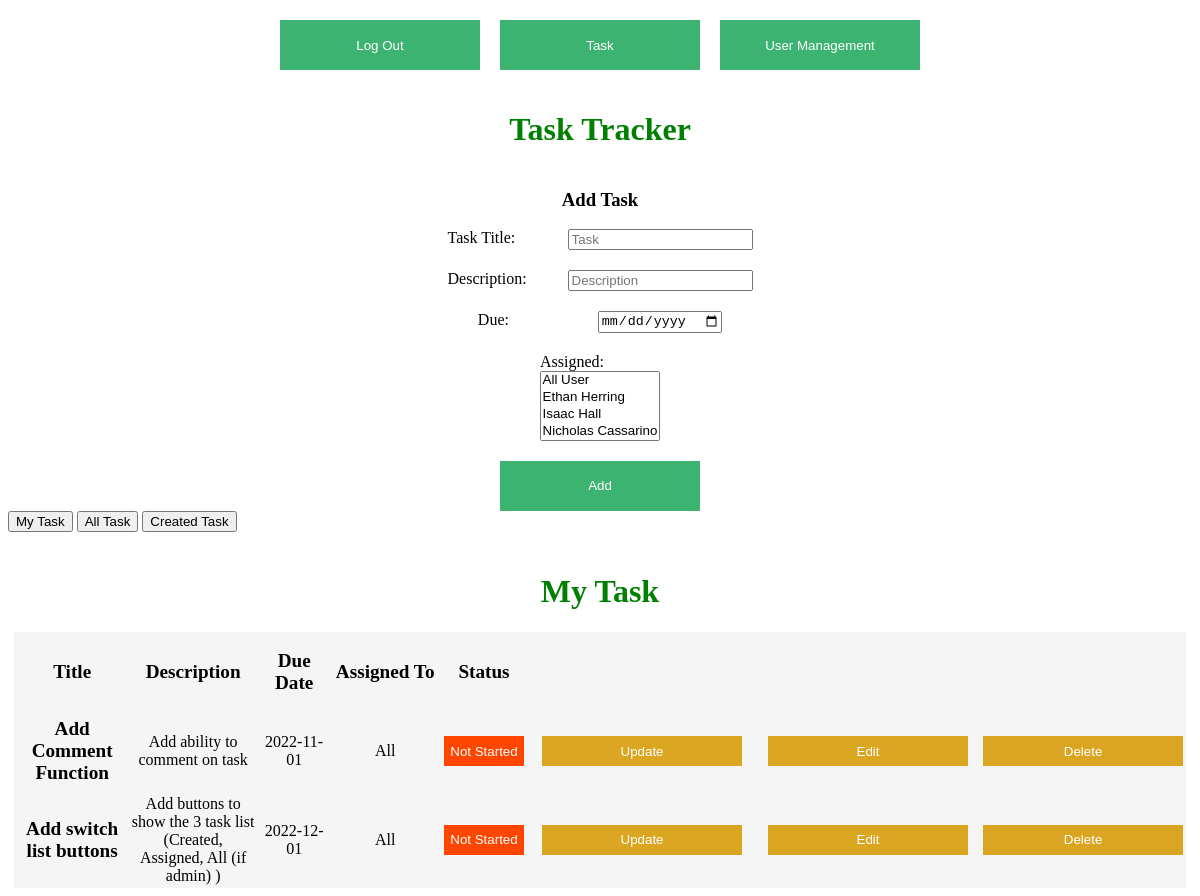
The page /task (signed in) on the database as committed earlier.
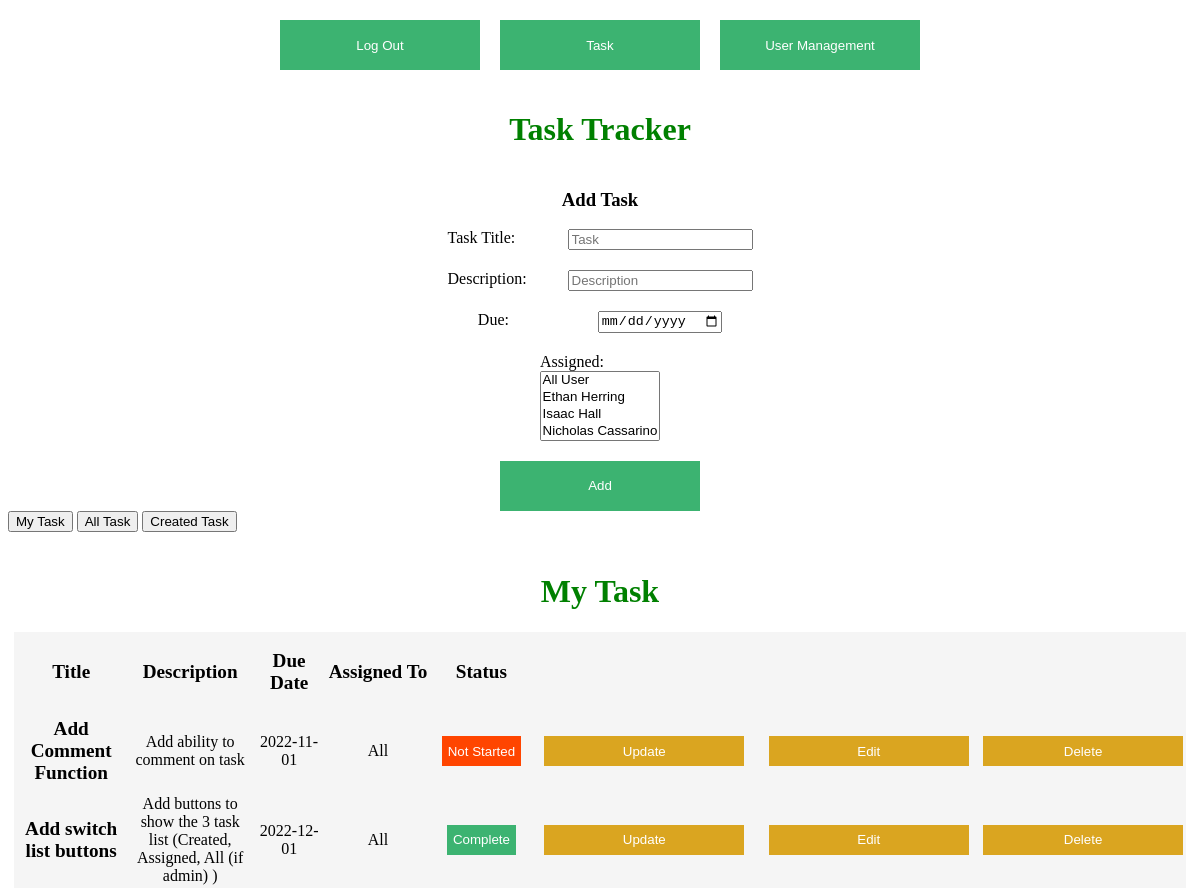
The same page on the database as committed later.
### app.py (models this page shows)
class Todo(db.Model):
    id = db.Column(db.Integer, primary_key=True)
    title = db.Column(db.String(100))
    description = db.Column(db.String(4150))
    assigned = db.Column(db.String(100))
    due = db.Column(db.Date)
    complete = db.Column(db.Integer)
    createdBy = db.Column(db.Integer)

### app.py (the view)
@app.route('/task')
def task():
    global user
    if user == User:
        return render_template('login.html', message="Please Log In To access this page")
    todo_list = Todo.query.all()
    user_list = User.query.all()
    return render_template('task.html', todo_list=todo_list, user_list=user_list, user=user)

### templates/task.html (shortened to what this page needs)
<!DOCTYPE html>
<html lang="en">
<head>
    <link rel="stylesheet" href="./static/main.css">
</head>
<body>
<div class="top-contain">
    <a href="/logout">
        <button class="top-bar">Log Out</button>
    </a>
    <a href="/task">
        <button class="top-bar">Task</button>
    </a>
    {% if user.access==1 %}
        <a href="/ViewUsers">
            <button class="top-bar">User Management</button>
        </a>{% endif %}
</div>
<div class="h">
    <h1>Task Tracker</h1>
</div>
<form action="/add" method="post">
    <div class="register-container">
        <h3>Add Task</h3>
        <div class="form-item">
            <label>Task Title:</label>
            <input required type="text" name="title" placeholder="Task">
        </div>
        <div class="form-item">
            <label>Description:</label>
            <input type="text" name="description" placeholder="Description">
        </div>
        <div class="form-item">
            <label>Due:</label>
            <input required type="date" name="due">
        </div>
        <label>Assigned:</label>
        <select required name="assigned" id="assigned" multiple>
            <option value="All">All User</option>
            {% for user in user_list %}
                <option value="{{ user.name }}">{{ user.name }}</option>
            {% endfor %}
        </select>
        <button class="submit-button" type="submit">Add</button>
    </div>
</form>
<button onclick="toggle_visibility('myTask')">My Task</button>
{% if user.access==1 %}
<button onclick="toggle_visibility('allTask')">All Task</button>
{% endif %}
<button onclick="toggle_visibility('createdTask')">Created Task</button>
<div id="myTask">
    <div class="h">
        <h1>My Task</h1>
    </div>
    <div id="todo" class="todo">
        <table>
            <thead>
            <th>Title</th>
            <th>Description</th>
            <th>Due Date</th>
            <th>Assigned To</th>
            <th>Status</th>
            <th></th>
            <th></th>
            </thead>
            <tbody>
            {% for todo in todo_list %}
                <tr>
                    {% if user.name in todo.assigned or todo.assigned=="All" %}
                        <td class="title">{{ todo.title }}</td>
                        <td>{{ todo.description }}</td>
                        <td>{{ todo.due }}</td>
                        <td>{{ todo.assigned }}</td>
                        <td>{% if todo.complete == 0 %}
                            <button class="notStarted">Not Started</button>
                        {% elif todo.complete == 1 %}
                            <button class="inProgress">In Progress</button>
                        {% else %}
                            <button class="complete">Complete</button>
                        {% endif %}</td>
                        <td><a href="/update/{{ todo.id }}">
                            <button>Update</button>
                        </a></td>
                        {% if todo.createdBy == user.id or user.access == 1 %}
                            <td><a href="/editTask/{{ todo.id }}">
                                <button>Edit</button>
                            </a></td>
                            <td><a href="/delete/{{ todo.id }}">
                                <button>Delete</button>
                            </a></td>
                        {% endif %}</tr>
                    {% endif %}
            {% endfor %}
            </tbody>
        </table>
    </div>
</div>
</body>
</html>

### static/main.css (style rules this page uses)
h1 { color: green; }
label:not(.ex) { display: block; float: left; width: 120px; }
h3 { font-weight: bold; text-align: left; }
th { font-size: larger; height: 75px; width: 550px; }
td { height: 75px; }
td > a > button { width: 200px; height: 30px; background-color: goldenrod; border-style: none; color: white; }
a { text-decoration: none; }
.todo { text-align: center; background-color: whitesmoke; width: 99%; margin-left: auto; margin-right: auto; }
.complete { background-color: mediumseagreen; border-style: none; color: white; height: 30px; }
.notStarted { background-color: orangered; border-style: none; color: white; height: 30px; }
.title { font-weight: bold; font-size: larger; }
.top-bar { background-color: mediumseagreen; border-style: none; color: white; height: 50px; width: 200px; margin-right: 10px; margin-left: 10px; }
.top-contain { margin-top: 20px; display: flex; justify-content: center; }
.submit-button { background-color: mediumseagreen; border-style: none; color: white; height: 50px; width: 200px; margin-top: 20px; }
.register-container { display: flex; flex-direction: column; justify-content: center; align-items: center; }
div.h { margin-top: 20px; display: flex; flex-direction: column; justify-content: center; text-align: center; }
div.form-item { margin-bottom: 20px; }

Rows that differ between the two databases and show on the page:
changed Todo "Add switch list buttons": complete "Not Started" → "Complete"
